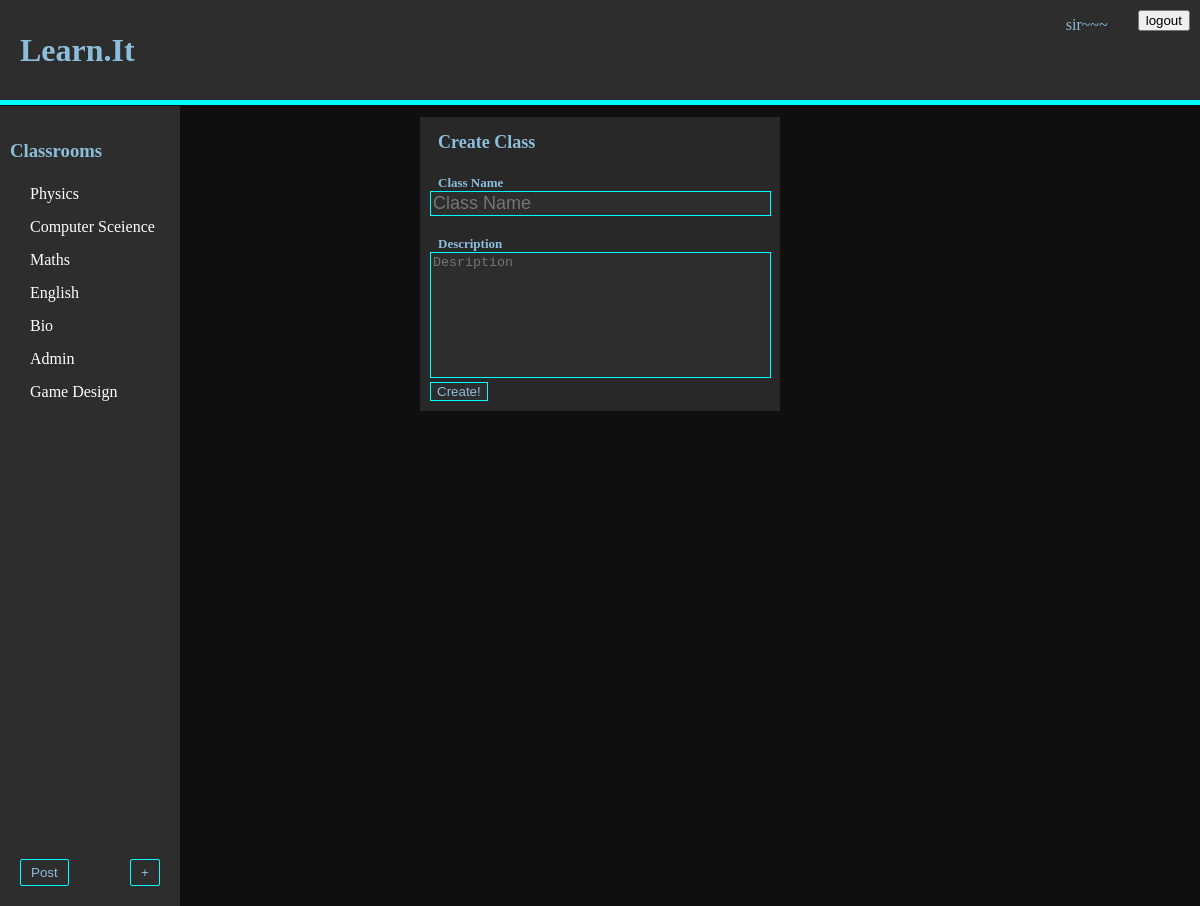
/make_C (signed in), run on an earlier commit of the app's database.
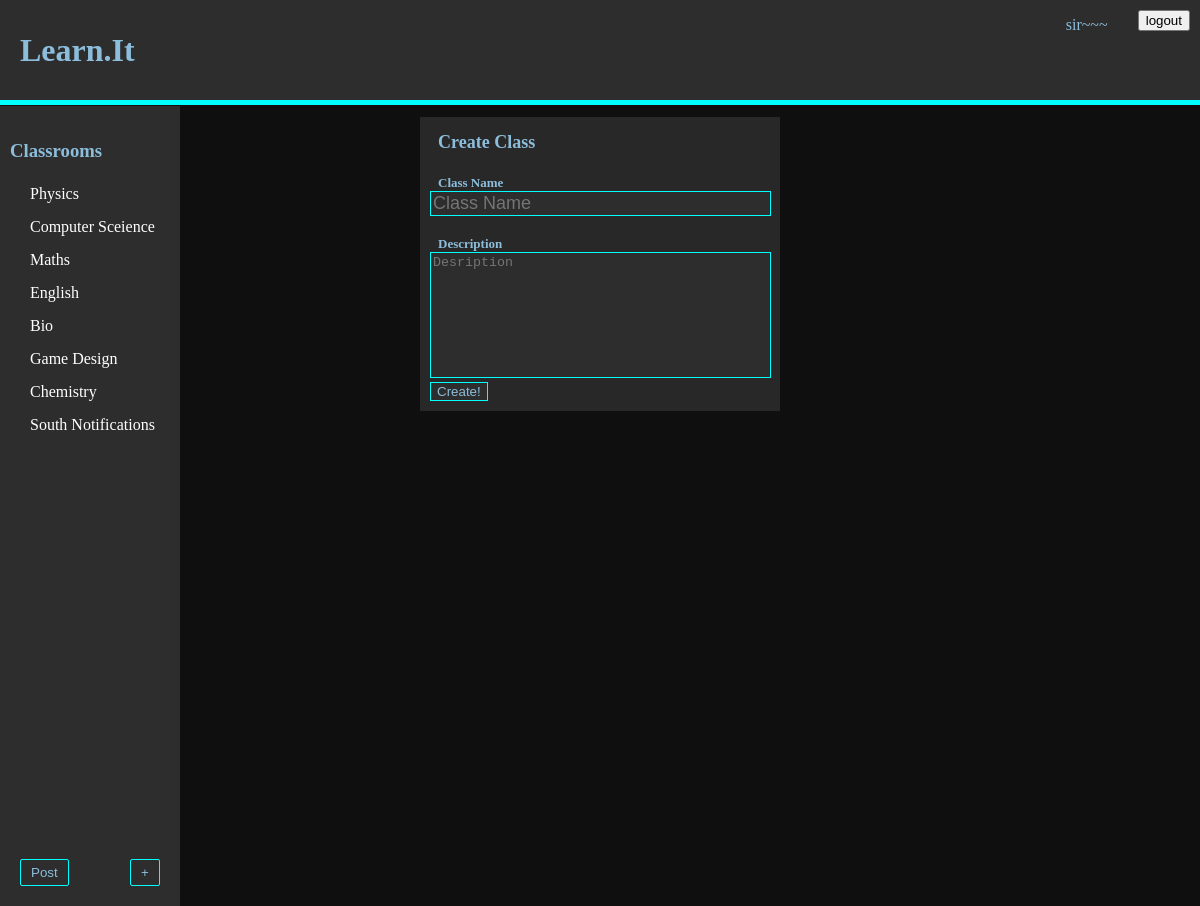
And on a later commit of the database.
### tables this page shows
CREATE TABLE User_Classroom (Uid INTEGER REFERENCES User (id), Cid INTEGER REFERENCES classroom (id), Admin BOOLEAN NOT NULL);

CREATE TABLE classroom (id INTEGER PRIMARY KEY, name STRING (25), description TEXT (100), ProPic TEXT);

### main.py (the view)
@app.route("/make_C")
def make_class_screen():
    if session.get("_User") is None:
        return redirect(url_for("main_user"))
    classes = do_query("""select classroom.name, Cid from User_Classroom
                        join classroom ON classroom.id = Cid WHERE Uid = ?;
                        """, (int(session["_User"]),), None)
    id = session["_User"]
    name = do_query("SELECT name from User where id = ?",
                    (session["_User"],), "fetch")
    return render_template("makeClass.html", title="Create Class", classrooms=classes,
                           uid=id, user_name=name)

### main.py (called while the page is built)
def do_query(query, data, fetch):
    conn = sqlite3.connect("learnit.db")
    cur = conn.cursor()
    cur.execute(query, data)
    if fetch is None:
        result = cur.fetchall()
    else:
        result = cur.fetchone()
    conn.close()
    return result

### templates/makeClass.html (shortened to what this page needs)
<!DOCTYPE html>
<html lang="en" dir="ltr">
  <head>
  </head>
  <body>
    {%include 'header.html'%}
    {%include 'sidebar.html'%}
    <div class="post">
      <h1 class="post-title">Create Class</h1>
      <br>
      <form action="/create_c" method="post" enctype="multipart/form-data">
        <h1 class="post-subtext">Class Name</h1><br>
        <input name="Title" rows="1" cols="40" maxlength="25" class="title-input" placeholder="Class Name" onchange="resize(this)"></input>
        <br><br>
        <h1 class="post-subtext">Description</h1>
        <textarea name="content" rows="8" cols="40" placeholder="Desription" class="text-input" maxlength="100"></textarea>
        <input class="submit-input" type="submit" value="Create!">
      </form>
    </div>
  </body>
</html>

### templates/sidebar.html (shortened to what this page needs)
<!DOCTYPE html>
<html lang="en" dir="ltr">
<link rel="stylesheet" href="../static/css/style.css">
  <head>
  </head>
  <body>
    <div class="sidebar">
      <a href="/c" class="sidebar-Title"><h3 class="sidebar-Title">Classrooms</h3></a>
      {%for i in classrooms%}
        <a href="/c/{{i[1]}}" class="sidebar-Text">{{i[0]}}</a>
      {%endfor%}
    </div>
    {%if uid != 0%}
    <button type="button" class="make-class-link" style="left:20px" >
      <a href="/p">Post</a>
    </button>
    <button type="button" class="make-class-link" >
      <a href="/make_C">+</a>
    </button>
    {%endif%}
  </body>
</html>

What changed in the data, as far as the page shows it:
removed User_Classroom: name "Admin"
added User_Classroom: name "Chemistry"
added User_Classroom: name "South Notifications"
